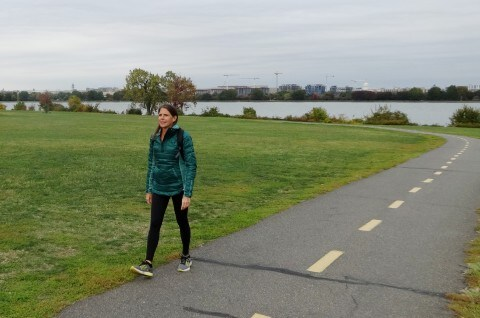
#> input picture images/sample.jpg, 480 x 318 px
$ python region_boundary_based_RAGs.py
#> lines starting #> are read from the running program, lines starting #| are printed output that depends on the picture
from skimage.future import graph
from skimage import segmentation, color, filters, io
from matplotlib import pyplot as plt


img = io.imread("images/sample.jpg")
#> img is the input picture: shape (318, 480, 3); mean R, G, B 133.8, 140.1, 118.2
gimg = color.rgb2gray(img)
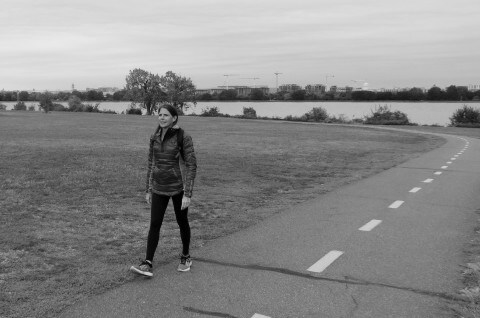
#> gimg: shape (318, 480) float64; min 0, max 0.92, mean 0.538

labels = segmentation.slic(img, compactness=25, n_segments=800, start_label=1)
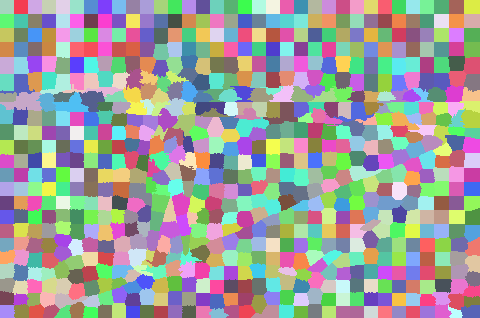
#> labels: shape (318, 480) int64; 761 distinct labels, from 1 to 761; one colour per label, 0 black
edges = filters.sobel(gimg)
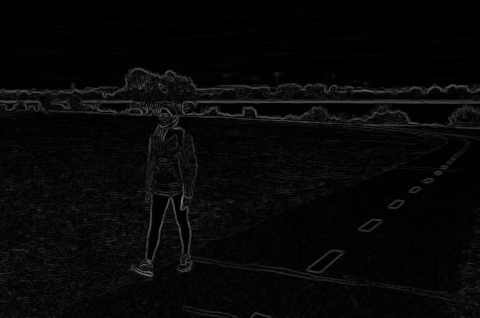
#> edges: shape (318, 480) float64; min 0, max 0.468, mean 0.0305
edges_rgb = color.gray2rgb(edges)

g = graph.rag_boundary(labels, edges)
lc = graph.show_rag(labels, g, edges_rgb, img_cmap=None, edge_cmap='viridis',
                    edge_width=1.1)

plt.colorbar(lc, fraction=0.03)
io.show()
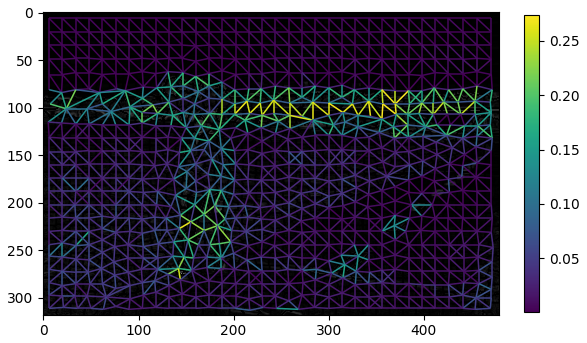
#> figure drawn by matplotlib, 2 panels

$ run again, with images/Leuven1B.jpg copied over images/sample.jpg
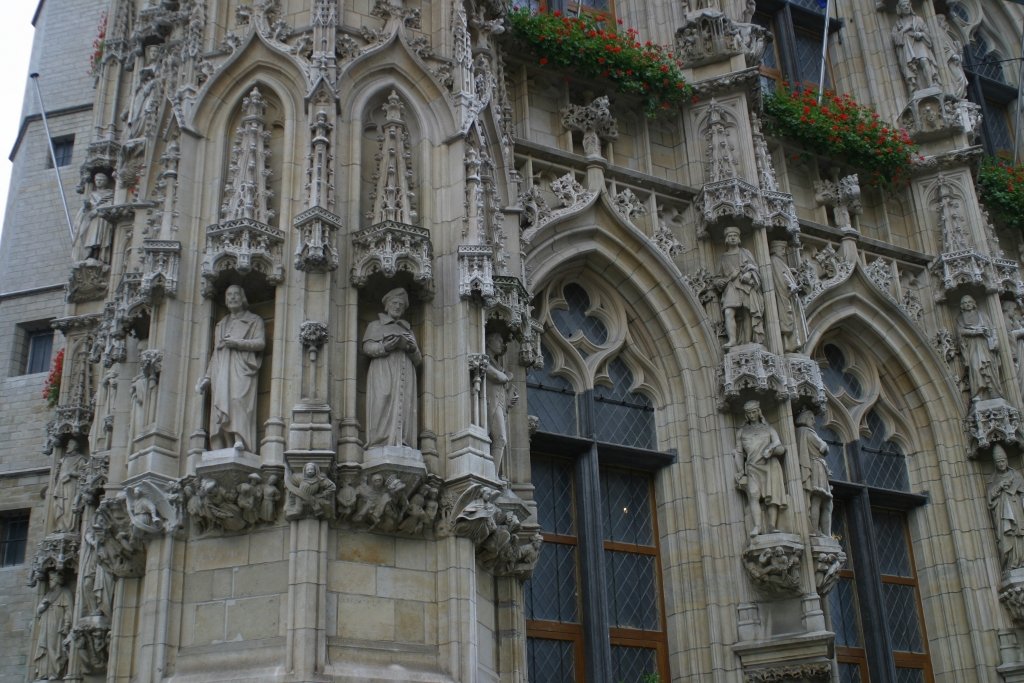
#> input picture images/Leuven1B.jpg, 1024 x 683 px
#> img is the input picture: shape (683, 1024, 3); mean R, G, B 90.9, 92.4, 89.1
#> `labels = segmentation.slic(img, compactness=25, n_segments=800, start_..`:
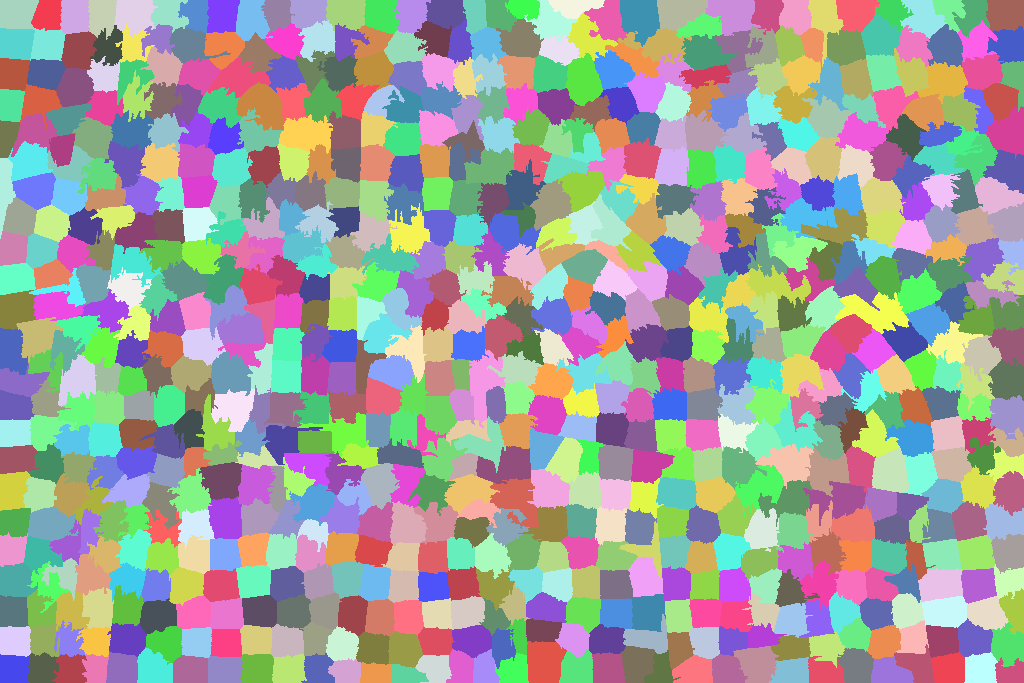
#> labels: shape (683, 1024) int64; 765 distinct labels, from 1 to 765; one colour per label, 0 black
#> `io.show()`:
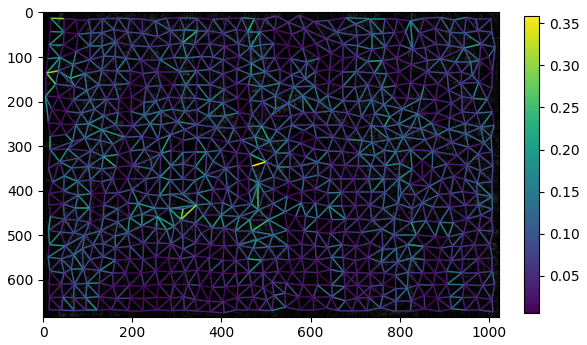
#> figure drawn by matplotlib, 2 panels

$ run again, with images/library1.jpg copied over images/sample.jpg
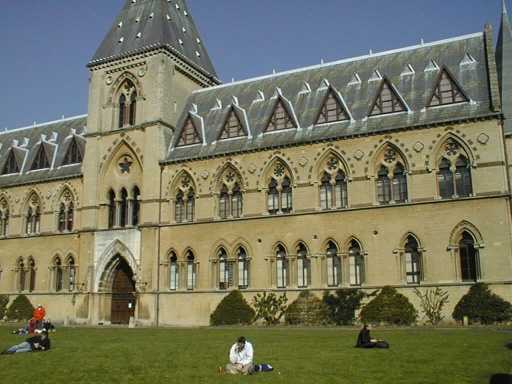
#> input picture images/library1.jpg, 512 x 384 px
#> img is the input picture: shape (384, 512, 3); mean R, G, B 116.2, 117.4, 94.6
#> `labels = segmentation.slic(img, compactness=25, n_segments=800, start_..`:
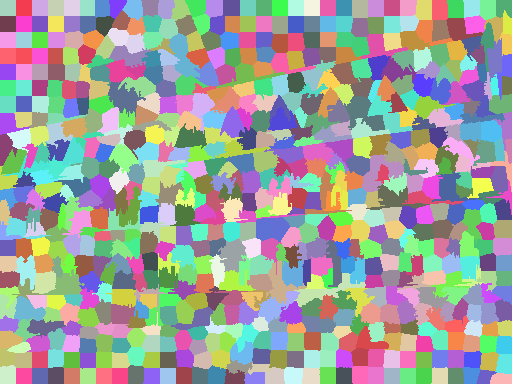
#> labels: shape (384, 512) int64; 704 distinct labels, from 1 to 704; one colour per label, 0 black
#> `io.show()`:
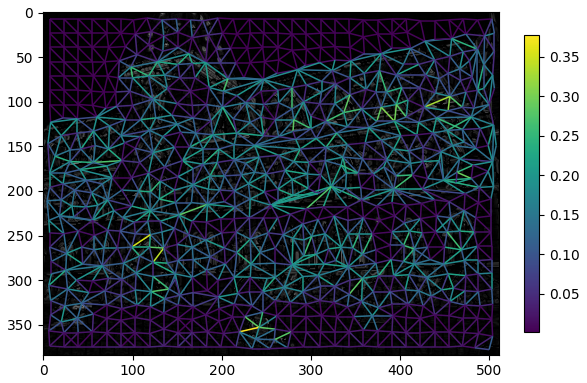
#> figure drawn by matplotlib, 2 panels
